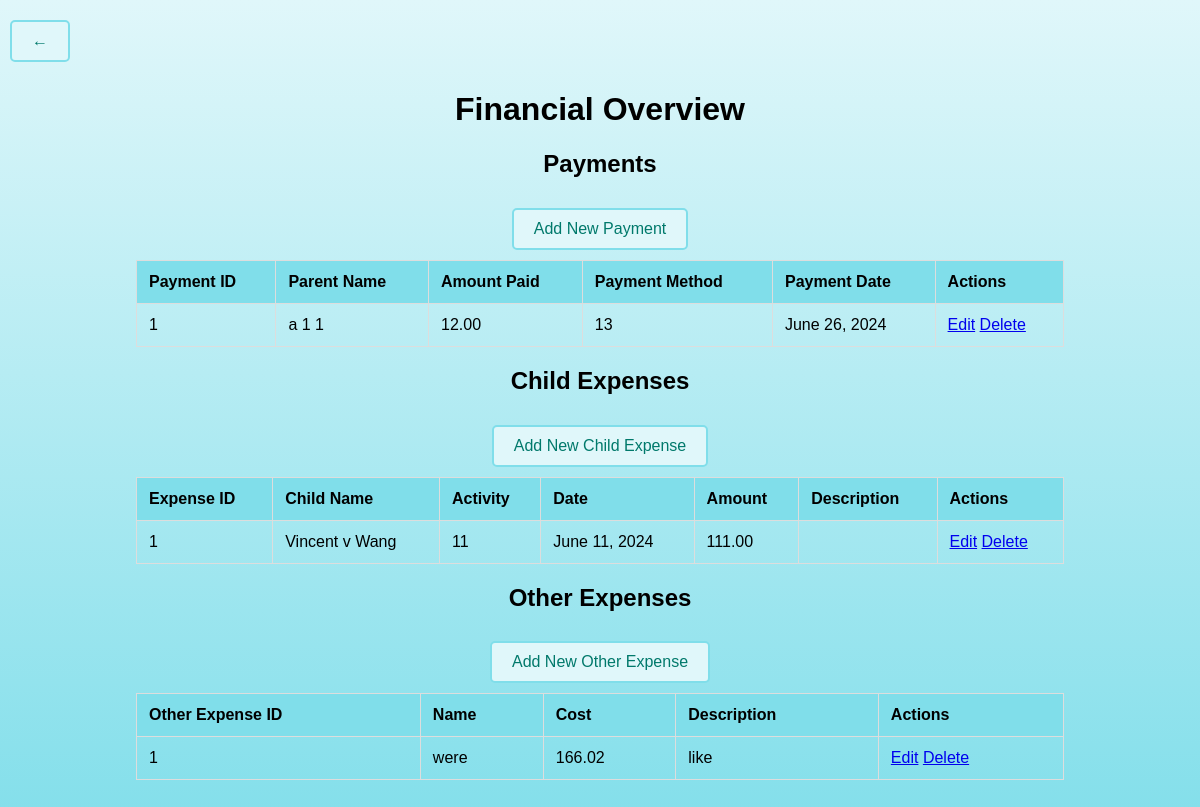
Page /myapp/payments/ on the earlier database version.
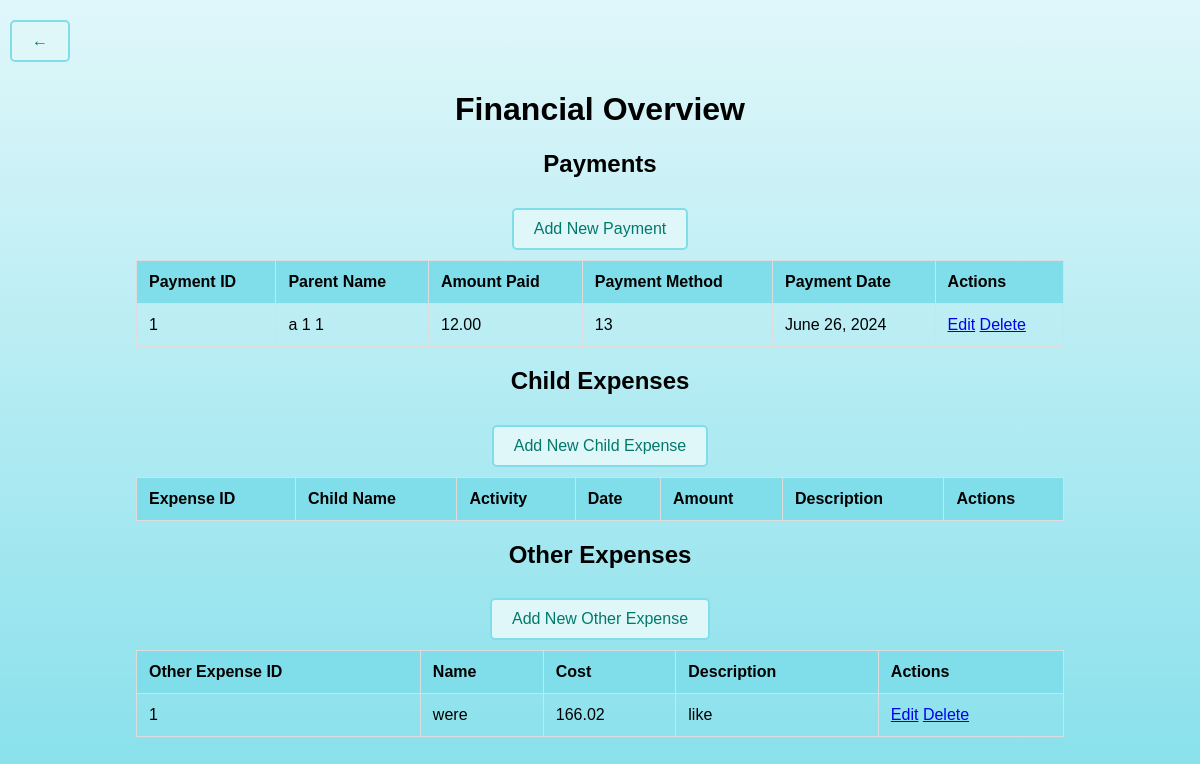
Same page on the later database version.
### myapp/models.py (models this page shows, shortened)
class Payment(models.Model):
    parent = models.ForeignKey(Parent, on_delete=models.CASCADE)
    amount_paid = models.DecimalField(max_digits=10, decimal_places=2)
    payment_method = models.CharField(max_length=50)
    payment_date = models.DateField()

class Parent(models.Model):
    first_name = models.CharField(max_length=50)
    middle_name = models.CharField(max_length=50, blank=True, null=True)
    last_name = models.CharField(max_length=50)
    age = models.IntegerField()
    phone_number = models.CharField(max_length=15)
    street_address = models.CharField(max_length=100)
    city = models.CharField(max_length=50)
    zip_code = models.CharField(max_length=10)
    state = models.CharField(max_length=50)
    email = models.EmailField()

class Expense(models.Model):
    child = models.ForeignKey(Child, on_delete=models.CASCADE, blank=True, null=True)
    activity = models.ForeignKey(Activity, on_delete=models.CASCADE, blank=True, null=True)
    date = models.DateField()
    amount = models.DecimalField(max_digits=10, decimal_places=2)
    description = models.TextField(blank=True)

class Child(models.Model):
    first_name = models.CharField(max_length=100)
    middle_name = models.CharField(max_length=100, blank=True, null=True)
    last_name = models.CharField(max_length=100)
    age = models.IntegerField()
    date_of_birth = models.DateField()
    average_cost = models.DecimalField(max_digits=10, decimal_places=2)

class Activity(models.Model):
    activity_name = models.CharField(max_length=50)
    duration = models.DurationField()
    cost = models.DecimalField(max_digits=10, decimal_places=2)
    age_group = models.CharField(max_length=20)
    description = models.TextField()

class OtherExpenses(models.Model):
    name = models.CharField(max_length=50)
    cost = models.DecimalField(max_digits=10, decimal_places=2)
    description = models.TextField(blank=True)

### myapp/views.py (the view)
# urls.py: path('payments/', views.payment_list, name='payment_list'),
def payment_list(request):
    payments = Payment.objects.all()
    expenses = Expense.objects.all()
    other_expenses = OtherExpenses.objects.all()
    return render(request, 'payment_list.html', {'payments': payments,
                                                 'expenses': expenses,
                                                 'other_expenses': other_expenses})

### myapp/templates/payment_list.html (shortened to what this page needs)
<!DOCTYPE html>
<html lang="en">
<head>
</head>
<body>
    <div class="back-button">
        <a href="{% url 'home' %}" class="button">&larr;</a>
    </div>
    <div class="container">
        <h1>Financial Overview</h1>
        <h2>Payments</h2>
        <a href="{% url 'add_payment' %}" class="button">Add New Payment</a>
        <table>
            <thead>
                <tr>
                    <th>Payment ID</th>
                    <th>Parent Name</th>
                    <th>Amount Paid</th>
                    <th>Payment Method</th>
                    <th>Payment Date</th>
                    <th>Actions</th>
                </tr>
            </thead>
            <tbody>
                {% for payment in payments %}
                <tr>
                    <td>{{ payment.id }}</td>
                    <td>{{ payment.parent.first_name }} {{ payment.parent.middle_name }} {{ payment.parent.last_name }}</td>
                    <td>{{ payment.amount_paid }}</td>
                    <td>{{ payment.payment_method }}</td>
                    <td>{{ payment.payment_date }}</td>
                    <td>
                        <a href="{% url 'edit_payment' payment.pk %}">Edit</a>
                        <a href="{% url 'delete_payment' payment.pk %}">Delete</a>
                    </td>
                </tr>
                {% endfor %}
            </tbody>
        </table>
        <h2>Child Expenses</h2>
        <a href="{% url 'add_expense' %}" class="button">Add New Child Expense</a>
        <table>
            <thead>
                <tr>
                    <th>Expense ID</th>
                    <th>Child Name</th>
                    <th>Activity</th>
                    <th>Date</th>
                    <th>Amount</th>
                    <th>Description</th>
                    <th>Actions</th>
                </tr>
            </thead>
            <tbody>
                {% for expense in expenses %}
                <tr>
                    <td>{{ expense.id }}</td>
                    <td>{% if expense.child %}{{ expense.child.first_name }} {{ expense.child.middle_name }} {{ expense.child.last_name }}{% else %}N/A{% endif %}</td>
                    <td>{% if expense.activity %}{{ expense.activity.activity_name }}{% else %}N/A{% endif %}</td>
                    <td>{{ expense.date }}</td>
                    <td>{{ expense.amount }}</td>
                    <td>{{ expense.description }}</td>
                    <td>
                        <a href="{% url 'edit_expense' expense.pk %}">Edit</a>
                        <a href="{% url 'delete_expense' expense.pk %}">Delete</a>
                    </td>
                </tr>
                {% endfor %}
            </tbody>
        </table>
        <h2>Other Expenses</h2>
        <a href="{% url 'add_other_expense' %}" class="button">Add New Other Expense</a>
        <table>
            <thead>
                <tr>
                    <th>Other Expense ID</th>
                    <th>Name</th>
                    <th>Cost</th>
                    <th>Description</th>
                    <th>Actions</th>
                </tr>
            </thead>
            <tbody>
                {% for other_expense in other_expenses %}
                <tr>
                    <td>{{ other_expense.id }}</td>
                    <td>{{ other_expense.name }}</td>
                    <td>{{ other_expense.cost }}</td>
                    <td>{{ other_expense.description }}</td>
                    <td>
                        <a href="{% url 'edit_other_expense' other_expense.pk %}">Edit</a>
                        <a href="{% url 'delete_other_expense' other_expense.pk %}">Delete</a>
                    </td>
                </tr>
                {% endfor %}
            </tbody>
        </table>
    </div>
</body>
</html>

Differences in the rows shown:
removed Expense: id "1", child.first_name "Vincent", child.middle_name "v", child.last_name "Wang", activity.activity_name "11", date "June 11, 2024", amount "111.00"
